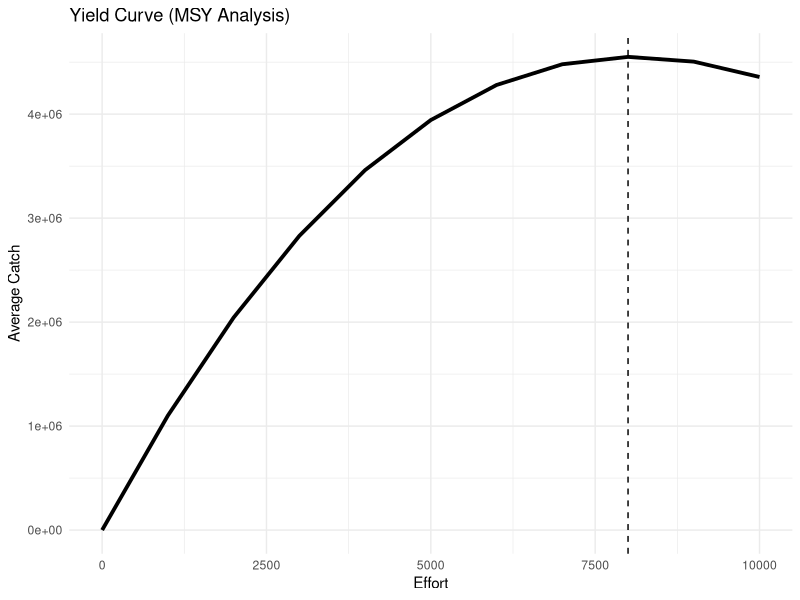
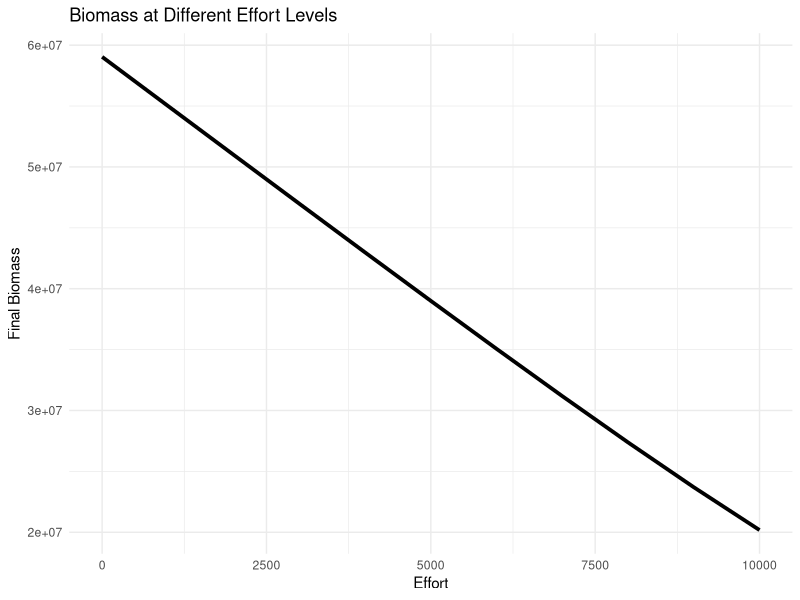
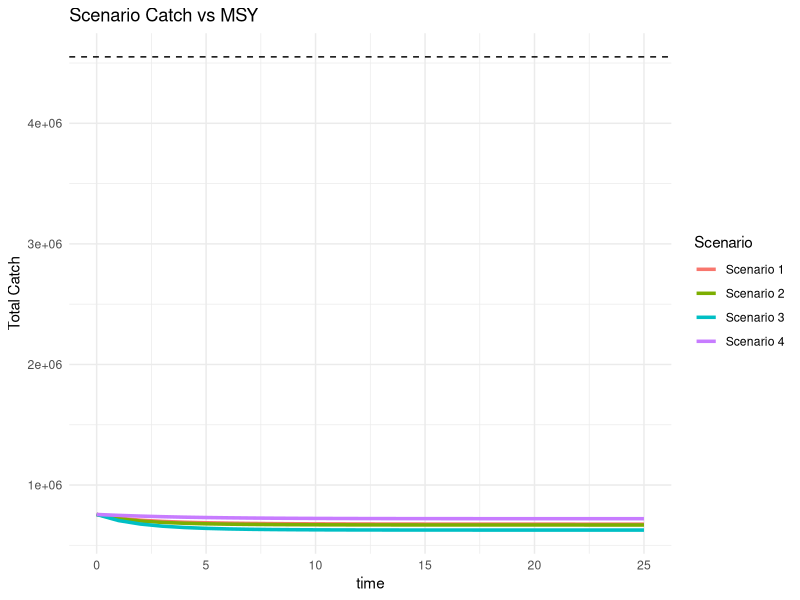
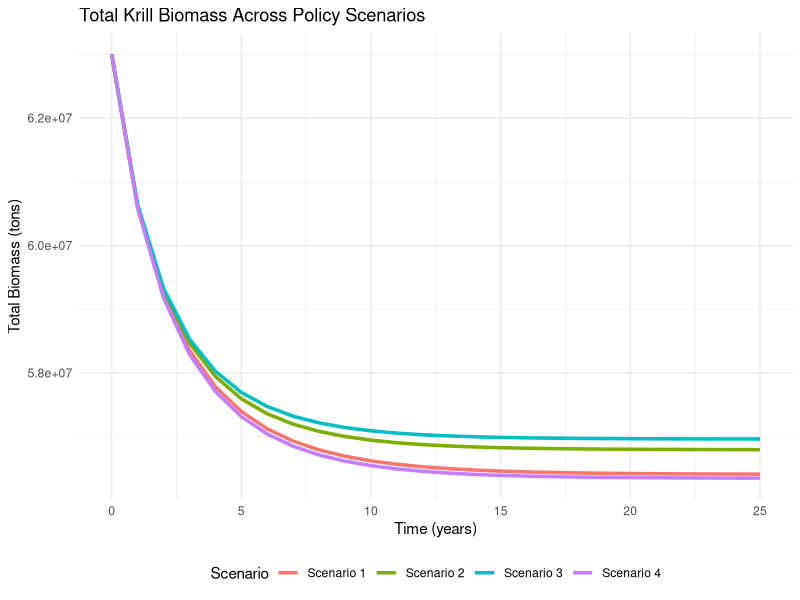
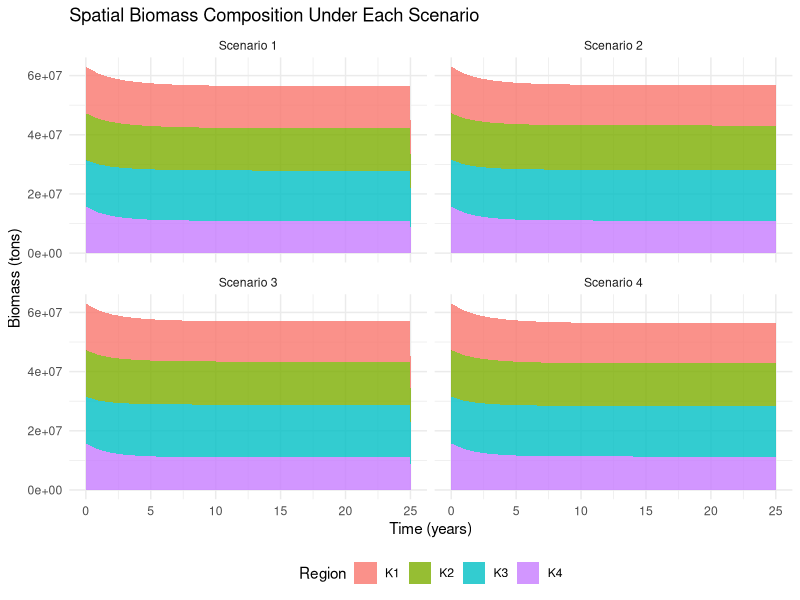

Recreate these plots in R, in order.
# ==========================================
# ANTARCTIC KRILL – SPATIAL POLICY MODEL
# 4 SCENARIO COMPARISON
# ==========================================

library(deSolve)
library(ggplot2)
library(tidyr)
library(dplyr)

# ------------------------------------------
# 1. PARAMETERS
# ------------------------------------------

base_params <- list(
  
  # Growth rates
  r1 = 0.6, r2 = 0.6, r3 = 0.6, r4 = 0.6,
  
  # Carrying capacities
  Kmax1 = 25000000,
  Kmax2 = 35000000,
  Kmax3 = 40000000,
  Kmax4 = 20000000,
  
  # Natural mortality
  m1 = 0.2, m2 = 0.2, m3 = 0.2, m4 = 0.2,
  
  # Predation
  p1 = 0.1, p2 = 0.1, p3 = 0.1, p4 = 0.1,
  
  # Migration
  m21 = 0.04, m23 = 0.075, m24 = 0.05,
  m32 = 0.075, m34 = 0.05,
  m42 = 0.05, m43 = 0.05,
  
  # Catchability
  q = 2e-5,
  
  # Scenario (will be changed in loop)
  scenario = 0
)

# ------------------------------------------
# 2. INITIAL STATE
# ------------------------------------------

state <- c(
  K1 = 15750000,
  K2 = 15750000,
  K3 = 15750000,
  K4 = 15750000,
  
  # Effort (constant)
  E1 = 800,
  E2 = 800,
  E3 = 800,
  E4 = 800
)

# ------------------------------------------
# 3. TIME
# ------------------------------------------

times <- seq(0, 25, by = 1)

# ------------------------------------------
# 4. MODEL FUNCTION
# ------------------------------------------

krill_model <- function(t, state, parameters) {
  
  with(as.list(c(state, parameters)), {
    
    # --------------------------
    # Harvest
    # --------------------------
    
    H1 <- q * E1 * K1
    H2 <- q * E2 * K2
    H3 <- q * E3 * K3
    H4 <- q * E4 * K4
    
    # Apply closures
    if (scenario == 1) H1 <- 0
    if (scenario == 2) H2 <- 0
    if (scenario == 3) H3 <- 0
    if (scenario == 4) H4 <- 0
    
    # --------------------------
    # Biomass dynamics
    # --------------------------
    
    dK1 <- r1*K1*(1 - K1/Kmax1) - m1*K1 - p1*K1 - H1
    dK2 <- r2*K2*(1 - K2/Kmax2) - m2*K2 - p2*K2 - H2
    dK3 <- r3*K3*(1 - K3/Kmax3) - m3*K3 - p3*K3 - H3
    dK4 <- r4*K4*(1 - K4/Kmax4) - m4*K4 - p4*K4 - H4
    
    # --------------------------
    # Migration
    # --------------------------
    
    # From region 2
    dK2 <- dK2 - m21*K2 - m23*K2 - m24*K2
    dK1 <- dK1 + m21*K2
    dK3 <- dK3 + m23*K2
    dK4 <- dK4 + m24*K2
    
    # From region 3
    dK3 <- dK3 - m32*K3 - m34*K3
    dK2 <- dK2 + m32*K3
    dK4 <- dK4 + m34*K3
    
    # From region 4
    dK4 <- dK4 - m42*K4 - m43*K4
    dK2 <- dK2 + m42*K4
    dK3 <- dK3 + m43*K4
    
    # Effort constant
    list(c(dK1, dK2, dK3, dK4,
           dE1 = 0,
           dE2 = 0,
           dE3 = 0,
           dE4 = 0))
  })
}

# ------------------------------------------
# 5. RUN ALL SCENARIOS
# ------------------------------------------

results <- list()

for (s in 1:4) {
  
  params <- base_params
  params$scenario <- s
  
  out <- ode(y = state, times = times,
             func = krill_model, parms = params)
  
  out <- as.data.frame(out)
  
  # --------------------------
  # Compute Harvest
  # --------------------------
  
  out$H1 <- params$q * out$E1 * out$K1
  out$H2 <- params$q * out$E2 * out$K2
  out$H3 <- params$q * out$E3 * out$K3
  out$H4 <- params$q * out$E4 * out$K4
  
  # Apply scenario closures
  if (s == 1) out$H1 <- 0
  if (s == 2) out$H2 <- 0
  if (s == 3) out$H3 <- 0
  if (s == 4) out$H4 <- 0
  
  # --------------------------
  # Total Catch
  # --------------------------
  
  out$TotalCatch <- out$H1 + out$H2 + out$H3 + out$H4
  
  out$CumulativeCatch <- cumsum(out$TotalCatch)
  
  # --------------------------
  # Total Biomass
  # --------------------------
  
  out$TotalBiomass <- rowSums(out[,c("K1","K2","K3","K4")])
  
  out$Scenario <- paste("Scenario", s)
  
  results[[s]] <- out
}

all_results <- bind_rows(results)

final_summary <- all_results %>%
  group_by(Scenario) %>%
  summarise(
    FinalBiomass = last(TotalBiomass),
    TotalCatch = last(CumulativeCatch)
  )

initial_total_biomass <- sum(state[c("K1","K2","K3","K4")])

sustainable <- final_summary %>%
  filter(FinalBiomass >= initial_total_biomass)

best_policy <- sustainable %>%
  arrange(desc(TotalCatch)) %>%
  slice(1)

best_policy

# ==========================================
# 6. MSY ANALYSIS (NUMERICAL)
# ==========================================

effort_values <- seq(0, 10000, by = 1000)

msy_results <- data.frame()

for (e in effort_values) {
  
  # set equal effort in all regions
  state_msy <- state
  state_msy["E1"] <- e
  state_msy["E2"] <- e
  state_msy["E3"] <- e
  state_msy["E4"] <- e
  
  out_msy <- ode(y = state_msy, times = times,
                 func = krill_model,
                 parms = base_params)
  
  out_msy <- as.data.frame(out_msy)
  
  # compute harvest
  out_msy$H1 <- base_params$q * e * out_msy$K1
  out_msy$H2 <- base_params$q * e * out_msy$K2
  out_msy$H3 <- base_params$q * e * out_msy$K3
  out_msy$H4 <- base_params$q * e * out_msy$K4
  
  out_msy$TotalCatch <- out_msy$H1 + out_msy$H2 +
    out_msy$H3 + out_msy$H4
  
  mean_catch <- mean(out_msy$TotalCatch[(length(times)/2):length(times)])
  
  final_biomass <- sum(out_msy[nrow(out_msy), c("K1","K2","K3","K4")])
  
  msy_results <- rbind(msy_results,
                       data.frame(Effort = e,
                                  MeanCatch = mean_catch,
                                  FinalBiomass = final_biomass))
}

# Plot MSY 
ggplot(msy_results, aes(Effort, MeanCatch)) +
  geom_line(size = 1.3) +
  theme_minimal() +
  labs(title = "Yield Curve (MSY Analysis)",
       x = "Effort",
       y = "Average Catch") +
  geom_vline(xintercept =
               msy_results$Effort[which.max(msy_results$MeanCatch)],
             linetype="dashed")

# Plot Biomass at different effort levels
ggplot(msy_results, aes(Effort, FinalBiomass)) +
  geom_line(size = 1.3) +
  theme_minimal() +
  labs(title = "Biomass at Different Effort Levels",
       x = "Effort",
       y = "Final Biomass")

# Identify MSY point
msy_point <- msy_results[which.max(msy_results$MeanCatch), ]

msy_point

# Compare scenario catches to MSY
MSY_value <- max(msy_results$MeanCatch)

ggplot(all_results, aes(time, TotalCatch, color = Scenario)) +
  geom_line(size = 1.2) +
  geom_hline(yintercept = MSY_value,
             linetype="dashed") +
  theme_minimal() +
  labs(title = "Scenario Catch vs MSY",
       y = "Total Catch")
# ------------------------------------------
# 7. TOTAL BIOMASS COMPARISON
# ------------------------------------------

ggplot(all_results, 
       aes(time, TotalBiomass, color = Scenario)) +
  geom_line(size = 1.2) +
  theme_minimal() +
  labs(title = "Total Krill Biomass Across Policy Scenarios",
       x = "Time (years)",
       y = "Total Biomass (tons)") +
  theme(legend.position = "bottom")

# ------------------------------------------
# 8. REGIONAL BIOMASS COMPOSITION (STACKED)
# ------------------------------------------

out_long <- all_results %>%
  pivot_longer(cols = c(K1,K2,K3,K4),
               names_to = "Region",
               values_to = "Biomass")

ggplot(out_long, 
       aes(x = time, y = Biomass, fill = Region)) +
  geom_area(alpha = 0.8) +
  facet_wrap(~Scenario) +
  theme_minimal() +
  labs(title = "Spatial Biomass Composition Under Each Scenario",
       x = "Time (years)",
       y = "Biomass (tons)") +
  theme(legend.position = "bottom")
